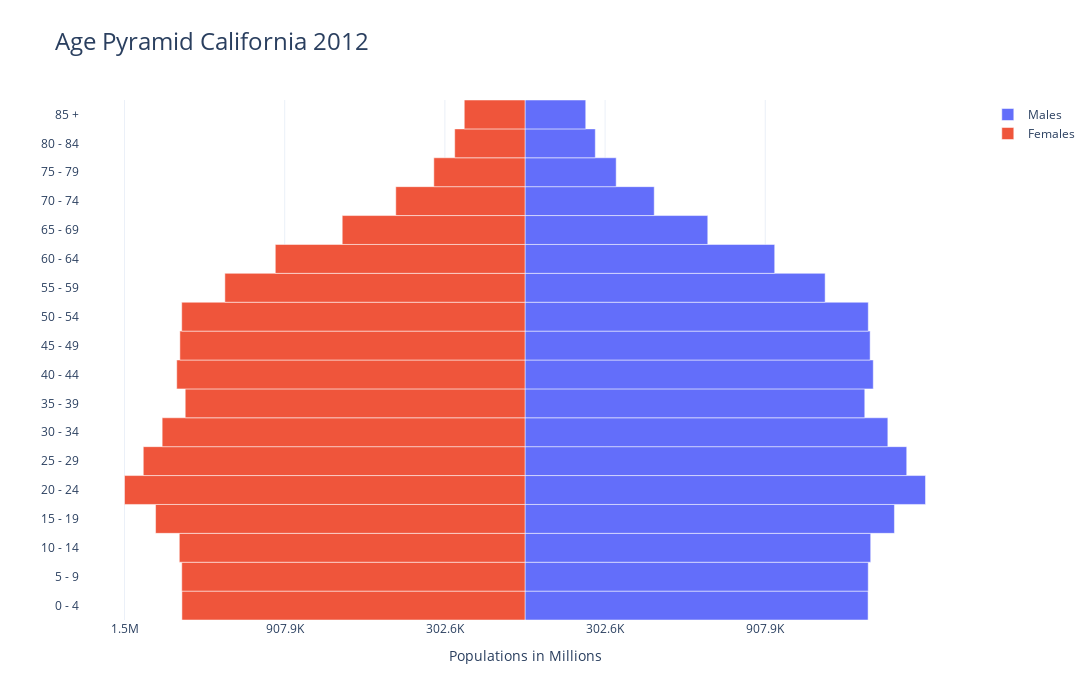

Here is the notebook cell this chart was saved with:
### Code cell
graph_pyramid(df_male_2012,df_female_2012,'California', '2012')

### Figure 1 — Plotly figure (JSON) as saved in the notebook; plotly's stock layout.template omitted (floating-point values rounded to 4 significant figures)
{"data": [{"name": "Males", "orientation": "h", "type": "bar", "x": [1296287, 1296812, 1306123, 1395762, 1513160, 1442237, 1370890, 1283750, 1315810, 1303995, 1297026, 1134000, 943464, 690569, 488268, 344502, 265634, 229484], "y": ["0 - 4", "5 - 9", "10 - 14", "15 - 19", "20 - 24", "25 - 29", "30 - 34", "35 - 39", "40 - 44", "45 - 49", "50 - 54", "55 - 59", "60 - 64", "65 - 69", "70 - 74", "75 - 79", "80 - 84", "85 +"]}, {"name": "Females", "orientation": "h", "type": "bar", "x": [-1296287, -1296812, -1306123, -1395762, -1513160, -1442237, -1370890, -1283750, -1315810, -1303995, -1297026, -1134000, -943464, -690569, -488268, -344502, -265634, -229484], "y": ["0 - 4", "5 - 9", "10 - 14", "15 - 19", "20 - 24", "25 - 29", "30 - 34", "35 - 39", "40 - 44", "45 - 49", "50 - 54", "55 - 59", "60 - 64", "65 - 69", "70 - 74", "75 - 79", "80 - 84", "85 +"]}], "layout": {"bargap": 0, "bargroupgap": 0, "barmode": "relative", "height": 700, "title": {"font": {"size": 24}, "text": "Age Pyramid California 2012"}, "width": 1400, "xaxis": {"ticktext": ["1.5M", "907.9K", "302.6K", "302.6K", "907.9K"], "tickvals": [-1513160, -907896, -302632, 302632, 907896], "title": {"font": {"size": 14}, "text": "Populations in Millions"}}}}
